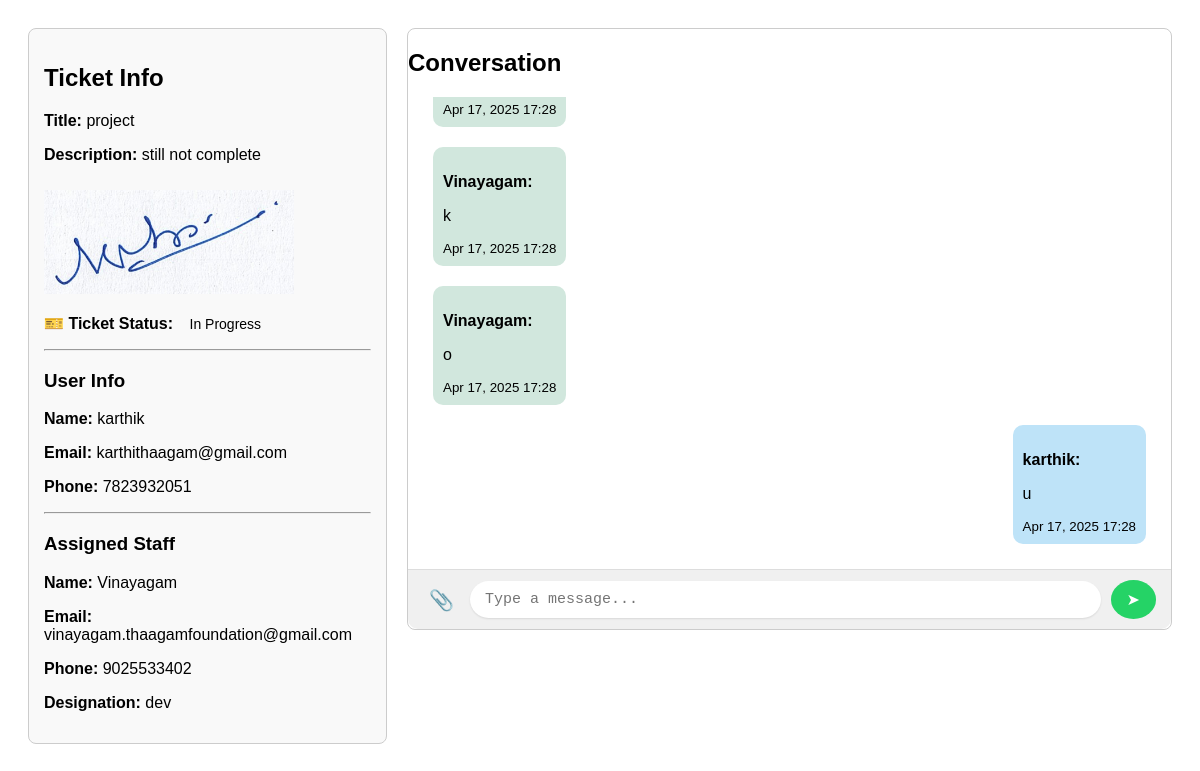
Page /ticket_details/1/ on the committed database.
### chat/models.py (models this page shows, shortened)
class Ticket(models.Model):
    STATUS_CHOICES = [
        ('OPEN', 'Open'),
        ('IN_PROGRESS', 'In Progress'),
        ('RESOLVED', 'Resolved'),
        ('CLOSED', 'Closed'),
    ]
    user = models.ForeignKey(User, on_delete=models.CASCADE, related_name='tickets')
    staff = models.ForeignKey(Staff, on_delete=models.SET_NULL, null=True, blank=True, related_name='assigned_tickets')
    title = models.CharField(max_length=200)
    description = models.TextField()
    image = models.ImageField(upload_to='ticket_images/', null=True, blank=True)
    created_at = models.DateTimeField(default=timezone.now)
    status = models.CharField(max_length=20, choices=STATUS_CHOICES, default='OPEN')

class User(models.Model):
    name = models.CharField(max_length=100)
    email = models.EmailField()
    number = models.CharField(max_length=15)
    created_at = models.DateTimeField(default=timezone.now)

class Staff(models.Model):
    name = models.CharField(max_length=100)
    email = models.EmailField(unique=True)
    number = models.CharField(max_length=15)
    created_at = models.DateTimeField(default=timezone.now)
    designation = models.CharField(max_length=100)

class Message(models.Model):
    ticket = models.ForeignKey(Ticket, on_delete=models.CASCADE, related_name='messages')
    sender_name = models.CharField(max_length=100)
    sender_type = models.CharField(max_length=10, choices=[('user', 'User'), ('staff', 'Staff')])  # <-- Add this
    message = models.TextField()
    image = models.ImageField(upload_to='message_images/', null=True, blank=True)
    datetime = models.DateTimeField(default=timezone.now)

### chat/views.py (the view, shortened to what this page needs)
# urls.py: path('ticket_details/<int:id>/', views.ticket_details, name='ticket_details'),
def ticket_details(request, id):
    ticket = get_object_or_404(Ticket, id=id)
    staff_id = request.session.get('staff_id')
    context = {
        'ticket': ticket,
        'current_user_name': ticket.staff.name if staff_id else ticket.user.name,
        'current_user_type': 'staff' if staff_id else 'user',
        'is_staff': bool(staff_id),
    }
    return render(request, 'ticket_details.html', context)

### template/ticket_details.html (shortened to what this page needs)
{% load static %}
<!DOCTYPE html>
<html lang="en">
<head>
</head>
<body>
<div class="container">
    <div class="left-col">
        <h2>Ticket Info</h2>
        <p><strong>Title:</strong> {{ ticket.title }}</p>
        <p><strong>Description:</strong> {{ ticket.description }}</p>
        {% if ticket.image %}
            <img src="{{ ticket.image.url }}" alt="Ticket Image" style="max-width:250px;" class="ticket-image">
        {% endif %}
        <div class="p-3 border rounded bg-light mb-3" style="max-width: 350px;">
            <p class="mb-2">
                <strong> 🎫 Ticket Status:</strong>
                <span id="status-text" class="badge
                    {% if ticket.status == 'OPEN' %}bg-secondary
                    {% elif ticket.status == 'IN_PROGRESS' %}bg-info
                    {% elif ticket.status == 'RESOLVED' %}bg-success
                    {% elif ticket.status == 'CLOSED' %}bg-dark
                    {% endif %}
                ">
                    {{ ticket.get_status_display }}
                </span>
            </p>
        </div>
        <hr>
        <h3>User Info</h3>
        <p><strong>Name:</strong> {{ ticket.user.name }}</p>
        <p><strong>Email:</strong> {{ ticket.user.email }}</p>
        <p><strong>Phone:</strong> {{ ticket.user.number }}</p>
        <hr>
        {% if ticket.staff %}
        <h3>Assigned Staff</h3>
        <p><strong>Name:</strong> {{ ticket.staff.name }}</p>
        <p><strong>Email:</strong> {{ ticket.staff.email }}</p>
        <p><strong>Phone:</strong> {{ ticket.staff.number }}</p>
        <p><strong>Designation:</strong> {{ ticket.staff.designation }}</p>
        {% else %}
        <p><em>No staff assigned yet.</em></p>
        {% endif %}
    </div>
    <div class="right-col">
        <h2 class="p-3 border-bottom">Conversation</h2>
        <div id="chat-box">
            {% for message in ticket.messages.all %}
                <div class="chat-bubble {% if message.sender_type == current_user_type %}user{% else %}staff{% endif %}">
                    <p><strong>{{ message.sender_name }}:</strong></p>
                    <p>{{ message.message }}</p>
                    <small style="display: block; margin-top: 5px;">{{ message.datetime|date:"M d, Y H:i" }}</small>
                </div>
            {% empty %}
                <p>No messages yet.</p>
            {% endfor %}
        </div>
        <form method="POST" enctype="multipart/form-data" class="chat-input-wrapper">
            <label for="file-input" class="input-icon">📎</label>
            <textarea name="message" class="chat-input" rows="1" placeholder="Type a message..." required></textarea>
            <button type="submit" class="send-button">➤</button>
        </form>
    </div>
</div>
</body>
</html>

### template/ticket_details.html (style rules this page uses)
body { font-family: Arial, sans-serif; padding: 20px; }
.container { display: flex; gap: 20px; }
.left-col { width: 30%; border: 1px solid #ccc; padding: 15px; border-radius: 8px; background-color: #f9f9f9; }
.right-col { width: 70%; border: 1px solid #ccc; border-radius: 8px; background-color: #fff; display: flex; flex-direction: column; height: 600px; overflow: hidden; }
#chat-box { flex-grow: 1; overflow-y: auto; padding: 15px; }
.chat-bubble { max-width: 70%; margin: 10px; padding: 10px; border-radius: 10px; clear: both; }
.staff { background-color: #d1e7dd; float: left; }
.user { background-color: #bee3f8; float: right; }
img.ticket-image, img.message-image { max-width: 100%; margin-top: 10px; }
.chat-input-wrapper { display: flex; align-items: center; padding: 10px 15px; background: #f0f0f0; border-top: 1px solid #ddd; border-radius: 0 0 10px 10px; gap: 10px; }
.input-icon { font-size: 20px; cursor: pointer; padding: 6px; color: #555; border-radius: 50%; transition: background 0.2s; }
.chat-input { flex: 1; border: none; border-radius: 25px; padding: 10px 15px; background: white; resize: none; box-shadow: 0 1px 2px rgba(0,0,0,0.1); font-size: 15px; }
.send-button { border: none; background: #25d366; color: white; padding: 10px 16px; font-size: 16px; border-radius: 50%; transition: 0.3s; }
#status-text { font-size: 14px; padding: 6px 12px; border-radius: 12px; }

### rows in the picture
Ticket: title "project", description "still not complete", image (picture), status "In Progress", user.name "karthik", user.email "karthithaagam@gmail.com", user.number "7823932051", staff.name "Vinayagam", staff.email "vinayagam.thaagamfoundation@gmail.com", staff.number "9025533402", staff.designation "dev"
Message: datetime "Apr 17, 2025 17:28"
Message: sender_name "Vinayagam", message "k", datetime "Apr 17, 2025 17:28"
Message: sender_name "Vinayagam", message "o", datetime "Apr 17, 2025 17:28"
Message: sender_name "karthik", message "u", datetime "Apr 17, 2025 17:28"
